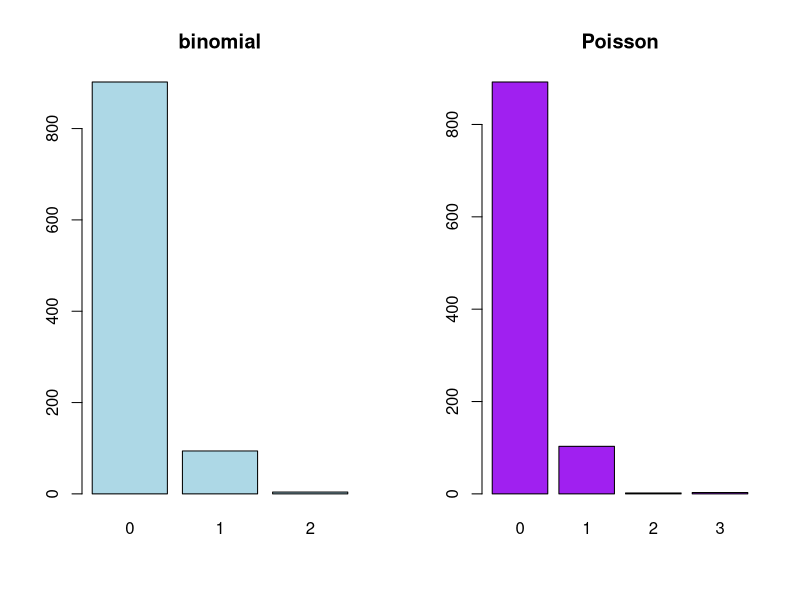

Source code (R):
## ---- chunk 1
mysim <- sample(1:3, size = 10000,
                prob = c(0.2, 0.3, 0.5), replace = TRUE)
mean(mysim)
## ---- chunk 2
sim_unif <- runif(10000)
sim_x <- sim_unif
sim_x[sim_unif < 0.2] <- 1
sim_x[sim_unif < 0.5 & sim_unif >= 0.2] <- 2
sim_x[sim_unif >= 0.5] <- 3
mean(sim_x)
## ---- chunk 3
dbinom(2, size = 100, prob = 0.02)  # P(exactly two)
dbinom(0, size = 100, prob = 0.02)  # P(no one)
pbinom(5, size = 100, prob = 0.02)  # P(five or fewer)
## ---- chunk 4
1 - pbinom(2, size = 5, prob = 1 / 6)  # P(more than two 6's)
## ---- chunk 5
number_of_sixes <- numeric(10000)
for (simulation in seq_len(10000)) {
  one_run <- sample(1:6, size = 5, replace = TRUE)
  number_of_sixes[simulation] <- sum(one_run == 6)
}
mean(number_of_sixes > 2)
## ---- chunk 6
dbinom(0, size = 100, prob = 0.001)
dbinom(1, size = 100, prob = 0.001)
1 - dbinom(0, size = 100, prob = 0.001)
dbinom(0, size = 200, prob = 0.001)
## ---- chunk 7
dpois(0, lambda = 0.1)
dpois(1, lambda = 0.1)
1 - dpois(0, lambda = 0.1)
dpois(0, lambda = 0.2)
## ---- chunk 8
par(mfrow = c(1, 2))
plot(as.factor(rbinom(1000, size = 100, prob = 0.001)),
     col = "lightblue", main = "binomial")
plot(as.factor(rpois(1000, lambda = 0.1)),
     col = "purple", main = "Poisson")
## ---- chunk 9
dpois(0, lambda = 6 / 5)
dbinom(0, size = 600, prob = 1 / 500)
## ---- chunk 10
dpois(2, lambda = 4 / 5)
## ---- chunk 11
1 - ppois(1, lambda = 2)
## ---- chunk 12
probability <- dpois(0:4, lambda = 537 / 576)
probability <- c(probability, 1 - ppois(4, lambda = 537 / 576))

expected <- 576 * probability
actual <- c(229, 211, 93, 35, 7, 1)

comparison <- cbind(expected, actual)
rownames(comparison) <- c(
  "0 hit", "1 hit", "2 hits", "3 hits", "4 hits", "5 or more hits"
)
round(comparison, 1)
## ---- chunk 13
dbinom(1, size = 3, prob = 0.5)       # a, exactly 1
1 - dbinom(0, size = 3, prob = 0.5)                   # a, at least 1

dgeom(2, prob = 0.5)                   # b
dnbinom(1, size = 2, prob = 0.5)       # c
